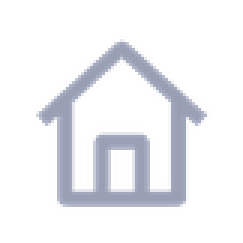
#> input picture images/tab-home.png, 81 x 81 px, found by its file name (shown 3 times larger); its folder holds 4 pictures in this run
$ python gen_icon_sheet.py
#> lines starting #> are read from the running program, lines starting #| are printed output that depends on the picture
from PIL import Image
import os
base = os.path.join(os.getcwd(), 'images')
names = ['tab-home', 'tab-stats', 'tab-mine']
cell = 150
pad = 24
sheet = Image.new('RGB', (cell*3 + pad*4, cell*2 + pad*3), (255, 255, 255))
#> sheet: PIL image 546x372 RGB; every value is 255
for row, suffix in enumerate(['', '-on']):
    for col, name in enumerate(names):
        icon = Image.open(os.path.join(base, name + suffix + '.png')).convert('RGBA')
#> icon is the input picture: PIL image 81x81 RGBA; mean R, G, B, A 40.5, 43.4, 47.8, 41.4
        icon = icon.resize((cell, cell), Image.LANCZOS)
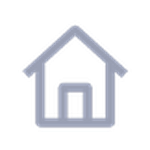
#> icon: PIL image 150x150 RGBA; mean R, G, B, A 44.6, 47.1, 52.1, 41.4; transparent parts drawn white
        x = pad + col*(cell+pad)
        y = pad + row*(cell+pad)
        sheet.paste(icon, (x, y), icon)
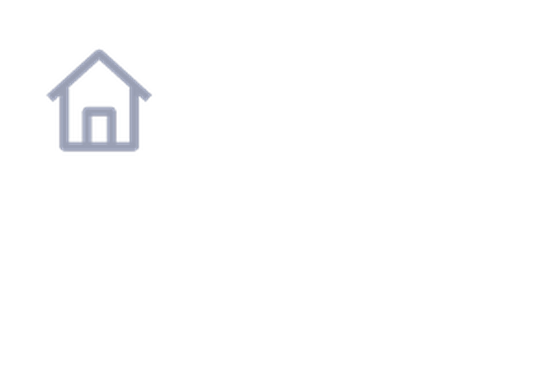
#> sheet: PIL image 546x372 RGB; mean R, G, B 253.3, 253.4, 253.7
#> (the run stopped early here; a loop or call above may not have finished)
